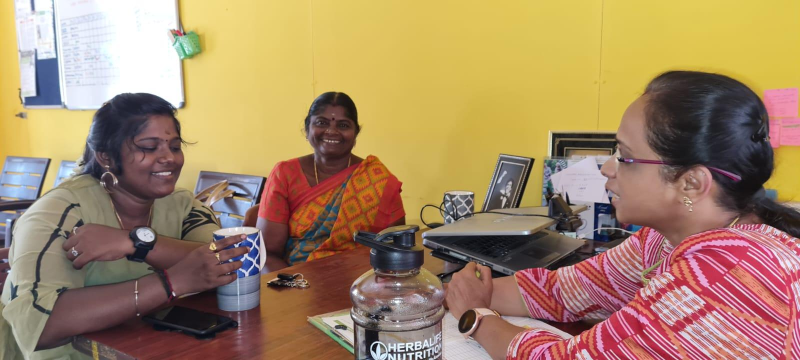
#> input picture videos/coach-sathish/broll-ad/img/consult.jpg, 1600 x 720 px (shown at 1/2 size)
$ python -i comp.py   (imports and definitions only)
#> lines starting #> are read from the running program, lines starting #| are printed output that depends on the picture
"""Faceless composite: per frame, base = graded video clip (with push-in) if a clip is active, else black;
then alpha-blend the HTML overlay/scene PNG. python3 comp.py <workdir> [preview frame idx ...]"""
import json, sys, os, subprocess, numpy as np, cv2
W_, H, FPS = 1080, 1920, 30
# [1 line that did not run here, left out]
x = np.arange(256) / 255.0
def curve(v): s = v - 0.05 * np.sin(2 * np.pi * v); return np.clip(np.where(s > .85, .85 + (s - .85) * .7, s), 0, 1)
LUT = np.dstack([np.clip(curve(x * .97) * 255, 0, 255), np.clip(curve(x) * 255, 0, 255), np.clip(curve(np.minimum(1, x * 1.03 + .01)) * 255, 0, 255)]).astype(np.uint8).reshape(256, 1, 3)
def grade(f):
    g = cv2.LUT(f, LUT); hsv = cv2.cvtColor(g, cv2.COLOR_BGR2HSV); hsv[..., 1] = np.clip(hsv[..., 1] * 1.1, 0, 255).astype(np.uint8)
    g = cv2.cvtColor(hsv, cv2.COLOR_HSV2BGR); bl = cv2.GaussianBlur(g, (0, 0), 1.4); return cv2.addWeighted(g, 1.3, bl, -.3, 0)
def prep(c, k):
    """normalise one clip use to 1080x1920@30, speed applied, Veo sparkle cropped out (bottom-right)"""
    out = f"{WD}/clipcache/{k:02d}.mkv"
    if os.path.exists(out): return out
    os.makedirs(WD + '/clipcache', exist_ok=True); r = c.get('rate', 1.0); dur = (c['t1'] - c['t0']) * r + .3
    if c.get('fit') == 'blur':  # landscape / low-res real footage: blurred fill + sharp band in the middle
        fh = c.get('fh', 1150)
        vf = (f"setpts=PTS/{r},fps=30,split[a][b];[a]scale=1080:1920:force_original_aspect_ratio=increase,crop=1080:1920,boxblur=40:2,eq=brightness=-0.12[bg];"
              f"[b]scale=-2:{fh},crop=min(iw\\,1080):{fh}[fg];[bg][fg]overlay=(W-w)/2:(H-h)/2")
    elif c.get('face'): vf = f"setpts=PTS/{r},fps=30,scale=1080:-2,crop=1080:1920:0:(ih-1920)*{c.get('cyf',0)}"
    else: vf = f"setpts=PTS/{r},fps=30,scale=1210:2150:force_original_aspect_ratio=increase,crop=1080:1920:(iw-1080)*{c.get('cx',.2)}:(ih-1920)*{c.get('cyf',.2)}"
    subprocess.run(['ffmpeg', '-v', 'error', '-y', '-ss', str(c.get('ss', 0)), '-t', str(dur), '-i', c['file'], '-an', '-vf', vf, '-c:v', 'ffv1', out], check=True)
    return out
RD = {}
def clipframe(k, c, j):
    r = RD.get(k)
    if r is None or j < r['j']:
        if r: r['p'].kill()
        r = RD[k] = dict(p=subprocess.Popen(['ffmpeg', '-v', 'error', '-i', prep(c, k), '-f', 'rawvideo', '-pix_fmt', 'bgr24', '-'], stdout=subprocess.PIPE), j=-1, f=None)
    while r['j'] < j:
        b = r['p'].stdout.read(W_ * H * 3)
        if len(b) < W_ * H * 3: break
        r['f'] = np.frombuffer(b, np.uint8).reshape(H, W_, 3); r['j'] += 1
    return r['f']
def frame(i):
    t = i / FPS; f = np.zeros((H, W_, 3), np.uint8)
    for k, c in enumerate(TL['clips']):
        if c['t0'] <= t < c['t1']:
            src = clipframe(k, c, int((t - c['t0']) * FPS))
            if src is not None:
                p = (t - c['t0']) / (c['t1'] - c['t0']); z = c.get('z0', 1.0) + (c.get('z1', 1.08) - c.get('z0', 1.0)) * p
                cy = c.get('fy', H / 2); dx = c.get('dx', 0) + c.get('pan', 0) * p
                M = np.float32([[z, 0, W_ / 2 - z * W_ / 2 + dx], [0, z, cy - z * cy]])
                f = grade(cv2.warpAffine(src, M, (W_, H), flags=cv2.INTER_LINEAR, borderMode=cv2.BORDER_REFLECT))
            break
    p = f'{WD}/ov/{i:05d}.png'
    if os.path.exists(p):
        ov = cv2.imread(p, cv2.IMREAD_UNCHANGED)
        if ov.ndim == 2: ov = cv2.cvtColor(ov, cv2.COLOR_GRAY2BGR)
        if ov.shape[2] == 3: return ov
        a = ov[..., 3:4].astype(np.float32) / 255
        f = (ov[..., :3] * a + f * (1 - a)).astype(np.uint8)
    return f
# [11 lines not run here, left out]

>>> import cv2
>>> picture = cv2.imread('../../videos/coach-sathish/broll-ad/img/consult.jpg', cv2.IMREAD_GRAYSCALE)
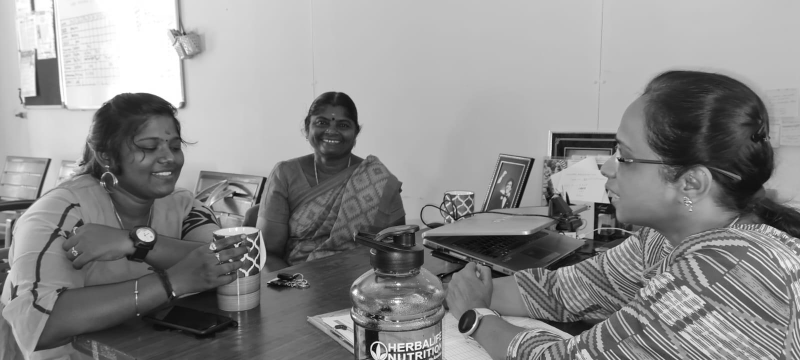
#> picture: shape (720, 1600) (shown at 1/2 size); min 0, max 255, mean 139.5
>>> result = frame(picture)
#> (the run stopped early here; a loop or call above may not have finished)

$ run again, on videos/coach-sathish/broll-ad/img/session.jpg
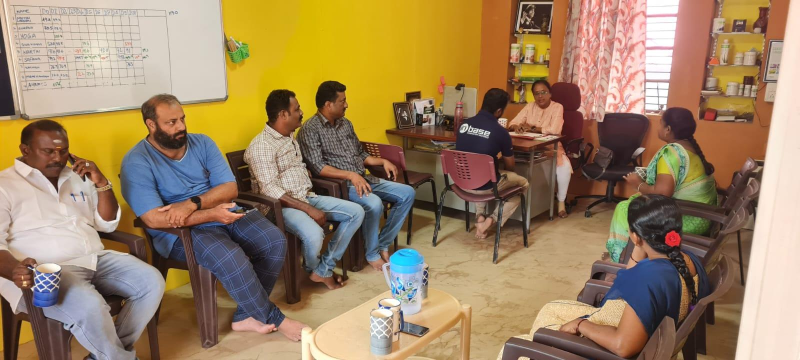
#> input picture videos/coach-sathish/broll-ad/img/session.jpg, 1600 x 720 px (shown at 1/2 size)
#> `picture = cv2.imread('../../videos/coach-sathish/broll-ad/img/consult...`:
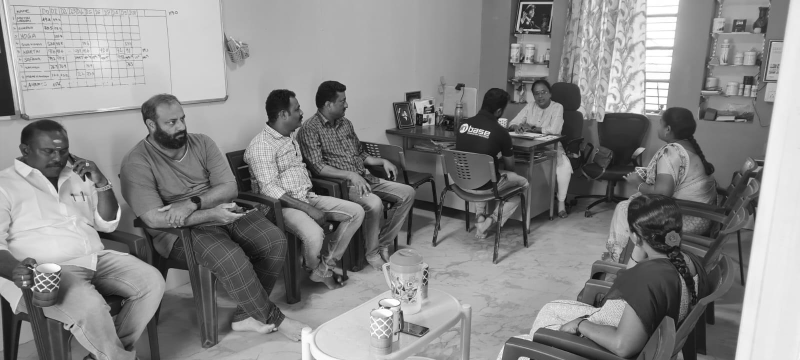
#> picture: shape (720, 1600) (shown at 1/2 size); min 2, max 255, mean 134.6

$ run again, on videos/coach-sathish/broll-ad/img/shobika_before.jpg
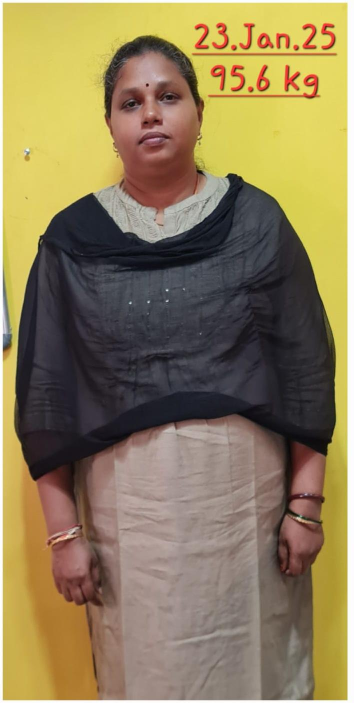
#> input picture videos/coach-sathish/broll-ad/img/shobika_before.jpg, 707 x 1406 px (shown at 1/2 size)
#> `picture = cv2.imread('../../videos/coach-sathish/broll-ad/img/consult...`:
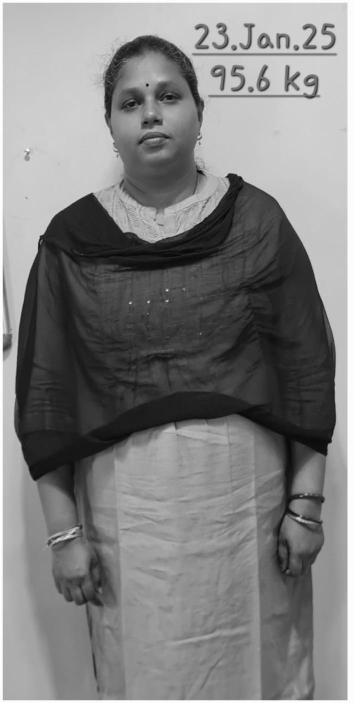
#> picture: shape (1406, 707) (shown at 1/2 size); min 3, max 255, mean 127.2
